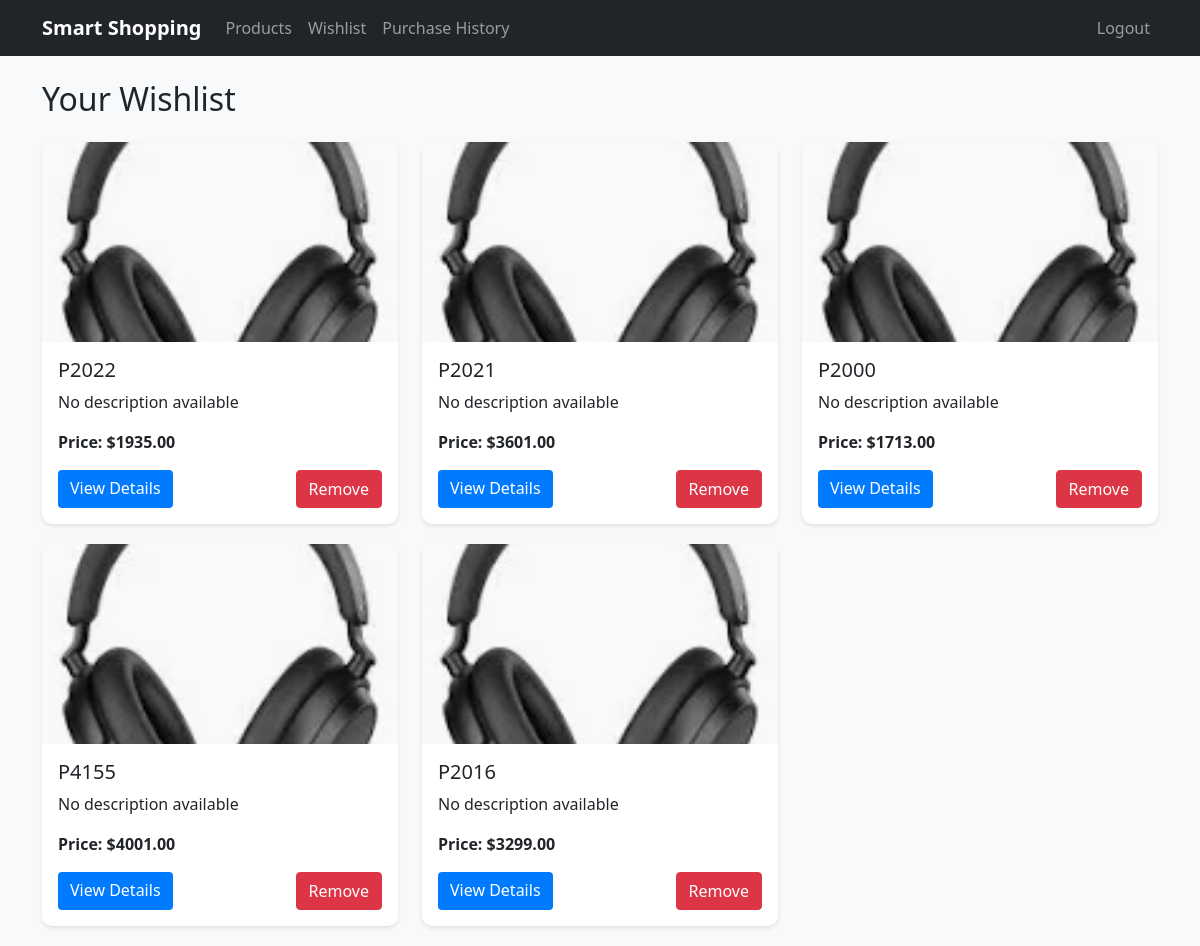
Page /products/wishlist/ (signed in) on the committed database.
### products/models.py (models this page shows, shortened)
class Wishlist(models.Model):
    user = models.ForeignKey(User, on_delete=models.CASCADE)
    product = models.ForeignKey(Product, on_delete=models.CASCADE)
    created_at = models.DateTimeField(auto_now_add=True)
    class Meta:
        unique_together = ('user', 'product')

class Product(models.Model):
    name = models.CharField(max_length=255)
    description = models.TextField()
    price = models.DecimalField(max_digits=10, decimal_places=2)
    image = models.ImageField(upload_to='products/', default='default.jpg')
    category = models.CharField(max_length=100)
    created_at = models.DateTimeField(auto_now_add=True)
    updated_at = models.DateTimeField(auto_now=True)

### products/views.py (the view)
# urls.py: path('wishlist/', product_views.wishlist, name='wishlist'),
@login_required
def wishlist(request):
    wishlist_items = Wishlist.objects.filter(user=request.user)
    return render(request, 'products/wishlist.html', {'wishlist_items': wishlist_items})

### templates/products/wishlist.html (shortened to what this page needs)
{% extends 'base.html' %}
{% load static %}
{% block content %}
<div class="row">
    <div class="col-12">
        <h2 class="mb-4">Your Wishlist</h2>
    </div>
</div>
<div class="row">
    {% for item in wishlist_items %}
    <div class="col-md-4">
        <div class="card product-card">
            {% if item.product.image %}
                <img src="{{ item.product.image.url }}" class="card-img-top product-image" alt="{{ item.product.name }}">
            {% else %}
                <img src="{% static 'products/default.jpg' %}" class="card-img-top product-image" alt="Default Image">
            {% endif %}
            <div class="card-body">
                <h5 class="card-title">{{ item.product.name }}</h5>
                <p class="card-text">{{ item.product.description|truncatechars:100 }}</p>
                <p class="card-text"><strong>Price: ${{ item.product.price }}</strong></p>
                <div class="d-flex justify-content-between">
                    <a href="{% url 'product_detail' item.product.id %}" class="btn btn-primary">View Details</a>
                    <a href="{% url 'remove_from_wishlist' item.product.id %}" class="btn btn-danger">Remove</a>
                </div>
            </div>
        </div>
    </div>
    {% empty %}
    <div class="col-12">
        <div class="alert alert-info">Your wishlist is empty.</div>
    </div>
    {% endfor %}
</div>
{% endblock %}

### templates/base.html (shortened to what this page needs)
<!DOCTYPE html>
<html lang="en">
<head>
    <link href="https://cdn.jsdelivr.net/npm/bootstrap@5.1.3/dist/css/bootstrap.min.css" rel="stylesheet">
    {% load static %}
    <link href="{% static 'css/style.css' %}" rel="stylesheet">
</head>
<body>
    <nav class="navbar navbar-expand-lg navbar-dark bg-dark">
        <div class="container">
            <a class="navbar-brand" href="{% url 'dashboard' %}">Smart Shopping</a>
            <div class="collapse navbar-collapse" id="navbarNav">
                <ul class="navbar-nav me-auto">
                    <li class="nav-item">
                        <a class="nav-link" href="{% url 'product_list' %}">Products</a>
                    </li>
                    <li class="nav-item">
                        <a class="nav-link" href="{% url 'wishlist' %}">Wishlist</a>
                    </li>
                    <li class="nav-item">
                        <a class="nav-link" href="{% url 'purchase_history' %}">Purchase History</a>
                    </li>
                </ul>
                <ul class="navbar-nav">
                    <li class="nav-item">
                        <a class="nav-link" href="{% url 'logout' %}">Logout</a>
                    </li>
                </ul>
            </div>
        </div>
    </nav>
    <div class="container mt-4">
        {% block content %}
        {% endblock %}
    </div>
</body>
</html>

### static/css/style.css (style rules this page uses)
body { background-color: #f8f9fa; }
.navbar { margin-bottom: 20px; }
.product-card { transition: transform 0.2s; }
.product-image { object-fit: cover; height: 200px; }
.card { border: none; border-radius: 10px; box-shadow: 0 2px 4px rgba(0,0,0,0.1); }
.btn-primary { background-color: #007bff; border: none; }

### templates/base.html (style rules this page uses)
.navbar-brand { font-weight: bold; }
.product-card { margin-bottom: 20px; }
.product-image { height: 200px; object-fit: cover; }

### rows in the picture
Wishlist: product.name "P2022", product.description "No description available", product.price "1935.00"
Wishlist: product.name "P2021", product.description "No description available", product.price "3601.00"
Wishlist: product.name "P2000", product.description "No description available", product.price "1713.00"
Wishlist: product.name "P4155", product.description "No description available", product.price "4001.00"
Wishlist: product.name "P2016", product.description "No description available", product.price "3299.00"
